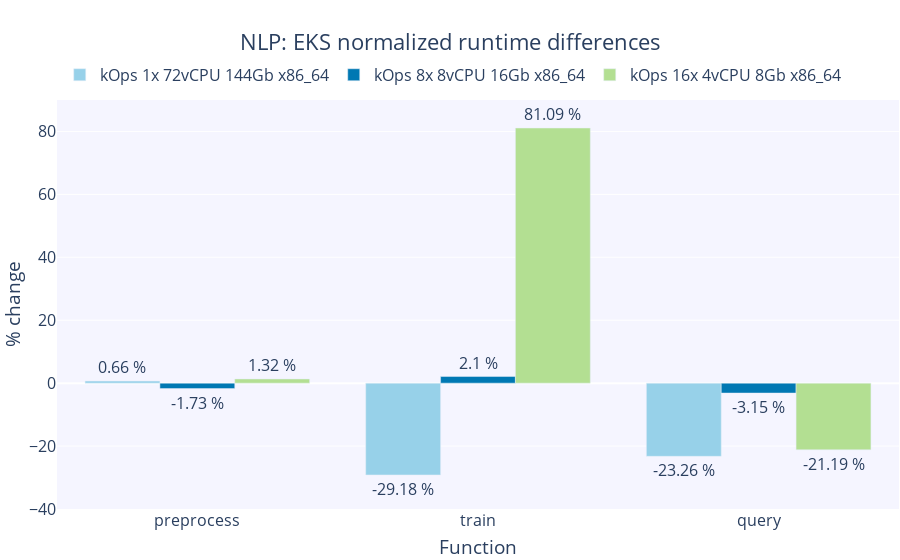

Source (notebook cell):
### Code cell
fig = create_figure('NLP: EKS normalized runtime differences', 'Function', '% change')

for i, k in enumerate(list(clusters.keys())[:-1]):
    y_data=[]
    y_text=[]
    for m in methods:
        kops_mean=nlp_df[k][m]['runtime'].mean()
        eks_mean=nlp_df['EKS 8x 8vCPU 16Gb x86_64'][m]['runtime'].mean()
        percent_change=(kops_mean - eks_mean) * 100 / eks_mean
        y_data.append(percent_change)
        y_text.append(f'{round(percent_change, 2)} %')
    fig.add_trace(go.Bar(name=k,
                         x=methods,
                         y=y_data,
                         marker_color=colorPallet[i],
                         text=y_text,
                         textposition='outside'))
fig.update_layout(yaxis_range=[-40,90])
fig.show()

# Save graph
write_image(fig, 'nlp_percentage_difference.png')

### Figure 1 — Plotly figure (JSON) as saved in the notebook; plotly's stock layout.template omitted (floating-point values rounded to 4 significant figures)
{"data": [{"marker": {"color": "rgba(151, 209, 233, 255)"}, "name": "kOps 1x 72vCPU 144Gb x86_64", "text": ["0.66 %", "-29.18 %", "-23.26 %"], "textposition": "outside", "type": "bar", "x": ["preprocess", "train", "query"], "y": [0.6607, -29.18, -23.26]}, {"marker": {"color": "rgba(0, 120, 179, 255)"}, "name": "kOps 8x 8vCPU 16Gb x86_64", "text": ["-1.73 %", "2.1 %", "-3.15 %"], "textposition": "outside", "type": "bar", "x": ["preprocess", "train", "query"], "y": [-1.731, 2.104, -3.148]}, {"marker": {"color": "rgba(179, 223, 146, 255)"}, "name": "kOps 16x 4vCPU 8Gb x86_64", "text": ["1.32 %", "81.09 %", "-21.19 %"], "textposition": "outside", "type": "bar", "x": ["preprocess", "train", "query"], "y": [1.325, 81.09, -21.19]}], "layout": {"autosize": true, "font": {"size": 16}, "legend": {"orientation": "h", "x": 0.47, "xanchor": "center", "y": 1.02, "yanchor": "bottom"}, "margin": {"autoexpand": true, "b": 1, "l": 1, "r": 1}, "plot_bgcolor": "rgba(245,245,255,255)", "title": {"text": "NLP: EKS normalized runtime differences", "x": 0.5, "xanchor": "center"}, "xaxis": {"autorange": true, "range": [-0.5, 2.5], "title": {"text": "Function"}, "type": "category"}, "yaxis": {"range": [-40, 90], "title": {"text": "% change"}, "type": "linear"}}}
